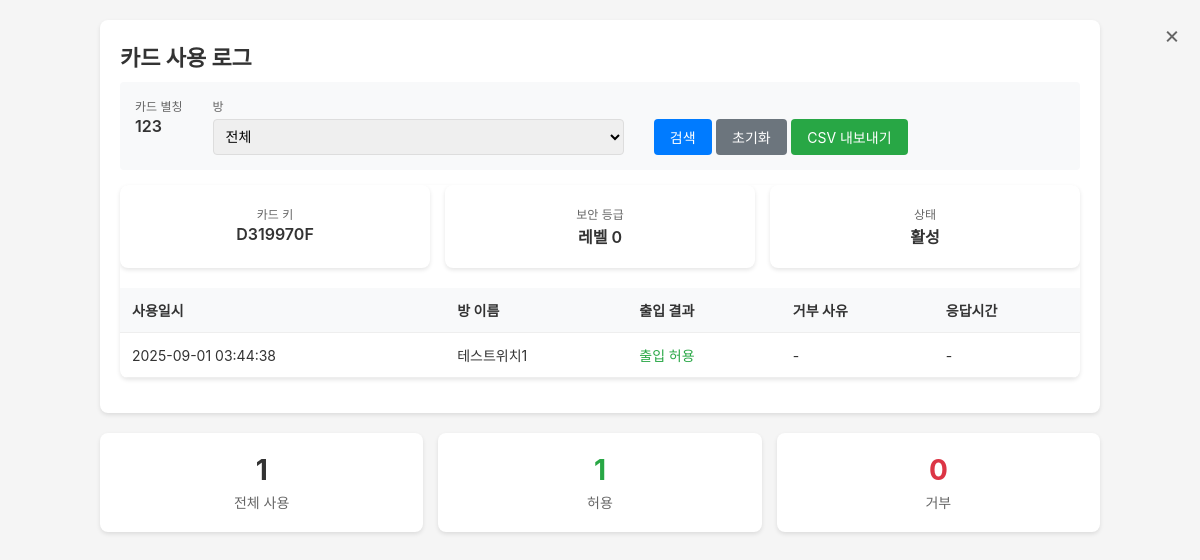
The app's page /RFID/card_logs/32/ (signed in) with its own data.
### RFID/models.py (models this page shows, shortened)
class Card(models.Model):
    card_key_value = models.CharField(
        max_length=20,
        verbose_name="카드 고유키",
        help_text="RFID 카드의 UID (Hex 형태)"
    )
    card_alias = models.CharField(
        max_length=100,
        verbose_name="카드 별칭",
        help_text="예: 홍길동 카드, 임시카드1"
    )
    card_level = models.IntegerField(
        default=5,
        validators=[MinValueValidator(0), MaxValueValidator(5)],
        verbose_name="카드 보안 등급",
        help_text="0=최고 권한, 5=최저 권한"
    )
    regist_date = models.DateTimeField(
        auto_now_add=True,
        verbose_name="등록일시"
    )
    who_add = models.CharField(
        max_length=100,
        verbose_name="등록자",
        help_text="카드를 등록한 관리자 이름"
    )
    last_modify_date = models.DateTimeField(
        auto_now=True,
        verbose_name="마지막 수정일시"
    )
    last_modify_who = models.CharField(
        max_length=100,
        blank=True,
        verbose_name="마지막 수정자"
    )
    is_active = models.BooleanField(
        default=True,
        verbose_name="카드 활성 상태",
        help_text="False시 카드 사용 불가"
    )
    valid_from = models.DateTimeField(
        null=True,
        blank=True,
        verbose_name="유효 시작일"
    )
    valid_until = models.DateTimeField(
        null=True,
        blank=True,
        verbose_name="유효 종료일"
    )
    class Meta:
        db_table = 'card'
        verbose_name = "RFID 카드"
        verbose_name_plural = "Card : RFID 카드 목록"
        indexes = [
            models.Index(fields=['card_key_value']),
            models.Index(fields=['card_level']),
            models.Index(fields=['is_active']),
        ]

class CardUseLog(models.Model):
    ACCESS_GRANTED = 'granted'
    ACCESS_DENIED = 'denied'
    ACCESS_ERROR = 'error'
    ACCESS_RESULT_CHOICES = [
        (ACCESS_GRANTED, '출입 허용'),
        (ACCESS_DENIED, '출입 거부'),
        (ACCESS_ERROR, '시스템 오류'),
    ]
    card = models.ForeignKey(
        Card,
        on_delete=models.SET_NULL,
        null=True,
        verbose_name="사용된 카드",
        related_name='use_logs',
        help_text="카드 삭제 시에도 로그는 유지"
    )
    room = models.ForeignKey(
        Room,
        on_delete=models.SET_NULL,
        null=True,
        verbose_name="출입 시도 방",
        related_name='access_logs'
    )
    card_key_backup = models.CharField(
        max_length=20,
        verbose_name="카드키 백업",
        help_text="카드 삭제 시 추적을 위한 백업"
    )
    room_name_backup = models.CharField(
        max_length=100,
        verbose_name="방 이름 백업",
        help_text="방 삭제 시 추적을 위한 백업"
    )
    access_result = models.CharField(
        max_length=10,
        choices=ACCESS_RESULT_CHOICES,
        default=ACCESS_DENIED,
        verbose_name="출입 결과"
    )
    denial_reason = models.CharField(
        max_length=100,
        blank=True,
        verbose_name="거부 사유",
        help_text="출입 거부 시 상세 사유"
    )
    use_date = models.DateTimeField(
        auto_now_add=True,
        verbose_name="사용일시"
    )
    server_response_time = models.FloatField(
        null=True,
        blank=True,
        verbose_name="서버 응답 시간(ms)",
        help_text="성능 모니터링용"
    )
    class Meta:
        db_table = 'card_use_log'
        verbose_name = "카드 사용 로그"
        verbose_name_plural = "CardUseLog : 카드 사용 로그 목록"
        indexes = [
            models.Index(fields=['card', 'use_date']),
            models.Index(fields=['room', 'use_date']),
            models.Index(fields=['use_date']),
            models.Index(fields=['access_result']),
            models.Index(fields=['card_key_backup']),
        ]
        ordering = ['-use_date']

### RFID/card_log.py (the view)
# urls.py: path('card_logs/<int:card_id>/', card_log.card_logs, name='card_logs'),
@login_required
def card_logs(request, card_id):
    if not request.user.is_superuser:
        return HttpResponse("접근 권한이 없습니다.", status=403)
    card = get_object_or_404(Card, id=card_id)
    date_from = request.GET.get('date_from', '')
    date_to = request.GET.get('date_to', '')
    result_filter = request.GET.get('result', '')
    room_filter = request.GET.get('room', '')
    logs = CardUseLog.objects.filter(card=card)
    if date_from:
        logs = logs.filter(use_date__gte=datetime.fromisoformat(date_from))
    if date_to:
        logs = logs.filter(use_date__lte=datetime.fromisoformat(date_to))
    if result_filter:
        logs = logs.filter(access_result=result_filter)
    if room_filter:
        logs = logs.filter(room_id=room_filter)
    total_logs = logs.count()
    granted_count = logs.filter(access_result=CardUseLog.ACCESS_GRANTED).count()
    denied_count = logs.filter(access_result=CardUseLog.ACCESS_DENIED).count()
    room_stats = logs.values('room__name').annotate(
        count=Count('id')
    ).order_by('-count')[:5]
    paginator = Paginator(logs.order_by('-use_date'), 50)
    page = request.GET.get('page', 1)
    logs_page = paginator.get_page(page)
    rooms = Room.objects.filter(is_enabled=True).order_by('name')
    context = {
        'card': card,
        'logs': logs_page,
        'total_logs': total_logs,
        'granted_count': granted_count,
        'denied_count': denied_count,
        'room_stats': room_stats,
        'rooms': rooms,
        'date_from': date_from,
        'date_to': date_to,
        'result_filter': result_filter,
        'room_filter': room_filter,
    }
    return render(request, 'card_logs.html', context)

### RFID/templates/card_logs.html (shortened to what this page needs)
<!DOCTYPE html>
<html lang="ko">
<head>
</head>
<body>
    <div class="container">
        <span class="close-btn" onclick="window.close()">×</span>
        <div class="header">
            <h1>카드 사용 로그</h1>
            <div class="card-info">
                <div class="info-item">
                    <span class="info-label">카드 별칭</span>
                    <span class="info-value">{{ card.card_alias }}</span>
                </div>
                <div class="filter-group">
                    <label>방</label>
                    <select name="room">
                        <option value="">전체</option>
                    </select>
                </div>
                <div class="filter-group" style="align-self: flex-end;">
                    <button type="submit" class="btn btn-primary">검색</button>
                    <a href="?" class="btn btn-secondary">초기화</a>
                    <a href="/RFID/card_logs_export/{{ card.id }}/" class="btn btn-export">CSV 내보내기</a>
                </div>
            </div>
        <div class="logs-table">
            <div class="stats-grid">
            <div class="stat-card">
                <div class="info-item">
                    <span class="info-label">카드 키</span>
                    <span class="info-value">{{ card.card_key_value }}</span>
                </div>
            </div>
            <div class="stat-card">
                <div class="info-item">
                    <span class="info-label">보안 등급</span>
                    <span class="info-value">레벨 {{ card.card_level }}</span>
                </div>
            </div>
            <div class="stat-card">
                <div class="info-item">
                    <span class="info-label">상태</span>
                    <span class="info-value">{% if card.is_active %}활성{% else %}비활성{% endif %}</span>
                </div>
            </div>
        </div>
            <table>
                <thead>
                    <tr>
                        <th>사용일시</th>
                        <th>방 이름</th>
                        <th>출입 결과</th>
                        <th>거부 사유</th>
                        <th>응답시간</th>
                    </tr>
                </thead>
                <tbody>
                    {% for log in logs %}
                    <tr>
                        <td>{{ log.use_date|date:"Y-m-d H:i:s" }}</td>
                        <td>{{ log.room.name|default:log.room_name_backup }}</td>
                        <td>
                            <span class="result-{{ log.access_result }}">
                                {{ log.get_access_result_display }}
                            </span>
                        </td>
                        <td>{{ log.denial_reason|default:"-" }}</td>
                        <td>
                            {% if log.server_response_time %}
                                {{ log.server_response_time|floatformat:1 }}ms
                            {% else %}
                                -
                            {% endif %}
                        </td>
                    </tr>
                    {% empty %}
                    <tr>
                        <td colspan="5" style="text-align: center; padding: 40px;">
                            사용 로그가 없습니다.
                        </td>
                    </tr>
                    {% endfor %}
                </tbody>
            </table>
        </div>
    </div>
    <div class="stats-grid">
        <div class="stat-card">
            <div class="stat-value">{{ total_logs }}</div>
            <div class="stat-label">전체 사용</div>
        </div>
        <div class="stat-card">
            <div class="stat-value stat-granted">{{ granted_count }}</div>
            <div class="stat-label">허용</div>
        </div>
        <div class="stat-card">
            <div class="stat-value stat-denied">{{ denied_count }}</div>
            <div class="stat-label">거부</div>
        </div>
    </div>
    </div>
</body>
</html>

### RFID/templates/card_logs.html (style rules this page uses)
* { margin: 0; padding: 0; box-sizing: border-box; }
body { font-family: -apple-system, BlinkMacSystemFont, 'Segoe UI', sans-serif; background: #f5f5f5; color: #333; padding: 20px; }
.container { max-width: 1000px; margin: 0 auto; }
.header { background: white; padding: 20px; border-radius: 8px; box-shadow: 0 2px 4px rgba(0,0,0,0.1); margin-bottom: 20px; }
.header h1 { font-size: 22px; margin-bottom: 10px; }
.card-info { background: #f8f9fa; padding: 15px; border-radius: 4px; margin-bottom: 15px; display: flex; gap: 30px; flex-wrap: wrap; }
.info-item { display: flex; flex-direction: column; }
.info-label { font-size: 12px; color: #666; margin-bottom: 2px; }
.info-value { font-size: 16px; font-weight: 600; }
.stats-grid { display: grid; grid-template-columns: repeat(auto-fit, minmax(200px, 1fr)); gap: 15px; margin-bottom: 20px; }
.stat-card { background: white; padding: 20px; border-radius: 8px; box-shadow: 0 2px 4px rgba(0,0,0,0.1); text-align: center; }
.stat-value { font-size: 28px; font-weight: bold; margin-bottom: 5px; }
.stat-label { color: #666; font-size: 14px; }
.stat-granted { color: #28a745; }
.stat-denied { color: #dc3545; }
.filter-group { flex: 1; min-width: 150px; }
.filter-group label { display: block; font-size: 12px; color: #666; margin-bottom: 5px; }
input[type="date"], select { width: 100%; padding: 8px; border: 1px solid #ddd; border-radius: 4px; font-size: 14px; }
.btn { padding: 8px 16px; border: none; border-radius: 4px; cursor: pointer; font-size: 14px; text-decoration: none; display: inline-block; }
.btn-primary { background: #007bff; color: white; }
.btn-secondary { background: #6c757d; color: white; }
.btn-export { background: #28a745; color: white; }
.logs-table { margin-bottom: 15px; background: white; border-radius: 8px; box-shadow: 0 2px 4px rgba(0,0,0,0.1); overflow: hidden; }
table { width: 100%; border-collapse: collapse; }
th, td { padding: 12px; text-align: left; border-bottom: 1px solid #eee; }
th { background: #f8f9fa; font-weight: 600; font-size: 14px; }
td { font-size: 14px; }
.result-granted { color: #28a745; font-weight: 500; }
.close-btn { position: absolute; top: 20px; right: 20px; font-size: 24px; cursor: pointer; color: #666; }

### records on screen
Card: card_alias "123", card_key_value "D319970F", card_level "0"
CardUseLog: use_date "2025-09-01 03:44:38", room.name "테스트위치1", access_result "출입 허용", denial_reason "-"

### other values on screen
{{ total_logs }} "1"
{{ granted_count }} "1"
{{ denied_count }} "0"
